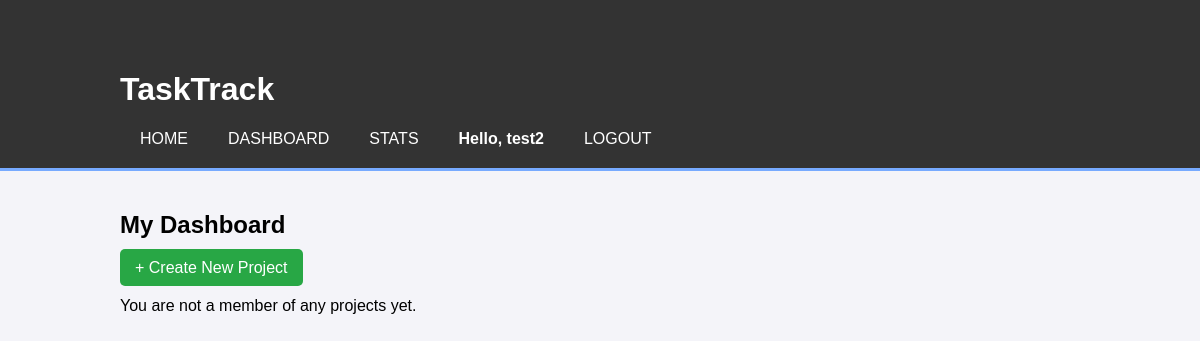
Page /dashboard (signed in) on the earlier database version.
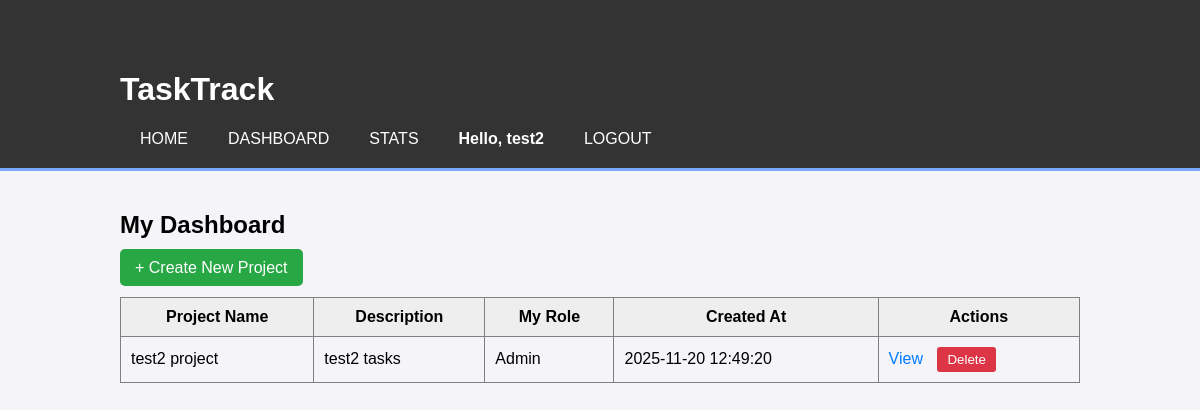
Same page on the later database version.
### tables this page shows
CREATE TABLE project_members (
    project_id INTEGER NOT NULL,
    user_id INTEGER NOT NULL,
    role TEXT NOT NULL,
    PRIMARY KEY (project_id, user_id),
    FOREIGN KEY (project_id) REFERENCES projects (project_id),
    FOREIGN KEY (user_id) REFERENCES users (user_id)
);

CREATE TABLE projects (
    project_id INTEGER PRIMARY KEY,
    project_name TEXT NOT NULL,
    description TEXT,
    owner_id INTEGER NOT NULL,
    created_at TEXT NOT NULL,
    FOREIGN KEY (owner_id) REFERENCES users (user_id)
);

### app.py (the view)
@app.route('/dashboard')
def dashboard():
    if 'user_id' not in session:
        return redirect(url_for('login'))
    user_id = session['user_id']
    connection = get_db_connection()
    if session.get('is_admin') == 1:
        projects = connection.execute('SELECT *, "Admin Access" as role FROM projects').fetchall()
    else:
        projects = connection.execute(
            '''
            SELECT p.*, pm.role
            FROM projects p
            JOIN project_members pm ON p.project_id = pm.project_id
            WHERE pm.user_id = ?
            ''',
            (user_id,)
        ).fetchall()
    connection.close()
    return render_template('dashboard.html', projects=projects)

### app.py (called while the page is built)
def get_db_connection():
    connection = sqlite3.connect('fake_db.db')
    connection.row_factory = sqlite3.Row
    return connection

### templates/dashboard.html
{% extends 'base.html' %}
{% block content %}
    <h2>My Dashboard</h2>
    <div style="margin-bottom: 20px;">
        <a href="{{ url_for('create_project') }}" class="button" style="background-color: #28a745; color: white; padding: 10px 15px; text-decoration: none; border-radius: 5px;">+ Create New Project</a>
    </div>
    {% if projects %}
        <table border="1" cellpadding="10" cellspacing="0" style="width: 100%; border-collapse: collapse;">
            <thead>
                <tr style="background-color: #eee;">
                    <th>Project Name</th>
                    <th>Description</th>
                    <th>My Role</th>
                    <th>Created At</th>
                    <th>Actions</th>
                </tr>
            </thead>
            <tbody>
                {% for project in projects %}
                    <tr>
                        <td>{{ project['project_name'] }}</td>
                        <td>{{ project['description'] }}</td>
                        <td>{{ project['role'] }}</td>
                        <td>{{ project['created_at'] }}</td>
                        <td>
                            <a href="{{ url_for('view_project', project_id=project['project_id']) }}" style="color: #007bff; text-decoration: none; margin-right: 10px;">View</a>
                            <form action="{{ url_for('delete_project', project_id=project['project_id']) }}" method="post" style="display:inline;" onsubmit="return confirm('Are you sure you want to delete this project? This cannot be undone.');">
                                <button type="submit" style="background-color: #dc3545; color: white; border: none; padding: 5px 10px; border-radius: 3px; cursor: pointer;">Delete</button>
                            </form>
                        </td>
                    </tr>
                {% endfor %}
            </tbody>
        </table>
    {% else %}
        <p>You are not a member of any projects yet.</p>
    {% endif %}
{% endblock %}

### templates/base.html (shortened to what this page needs)
<!DOCTYPE html>
<html lang="en">
<head>
    <link rel="stylesheet" href="{{ url_for('static', filename='style.css') }}">
</head>
<body>
    <header>
        <div class="container">
            <h1>TaskTrack</h1>
            <nav>
                <ul>
                    <li><a href="{{ url_for('index') }}">Home</a></li>
                    {% if session['user_id'] %}
                        <li><a href="{{ url_for('dashboard') }}">Dashboard</a></li>
                        <li><a href="{{ url_for('stats') }}">Stats</a></li>
                        <li style="color: white; font-weight: bold;">Hello, {{ session['username'] }}</li>
                        <li><a href="{{ url_for('logout') }}">Logout</a></li>
                    {% else %}
                        <li><a href="{{ url_for('login') }}">Login</a></li>
                        <li><a href="{{ url_for('register') }}">Register</a></li>
                    {% endif %}
                </ul>
            </nav>
        </div>
    </header>
    <div class="container">
        {% block content %}{% endblock %}
    </div>
</body>
</html>

### static/style.css (style rules this page uses)
body { font-family: sans-serif; background-color: #f4f4f9; margin: 0; padding: 0; }
.container { width: 80%; margin: auto; overflow: hidden; padding: 20px; }
header { background: #333; color: #fff; padding-top: 30px; min-height: 70px; border-bottom: #77aaff 3px solid; }
header a { color: #fff; text-decoration: none; text-transform: uppercase; font-size: 16px; }
header ul { padding: 0; margin: 0; list-style: none; overflow: hidden; }
header li { float: left; display: inline; padding: 0 20px 0 20px; }

Differences in the rows shown:
added project_members: project_name "test2 project", description "test2 tasks", role "Admin", created_at "2025-11-20 12:49:20"
Other differences:
text no longer shown: "You are not a member of any projects yet."
text now shown: "Project Name Description My Role Created At Actions"
